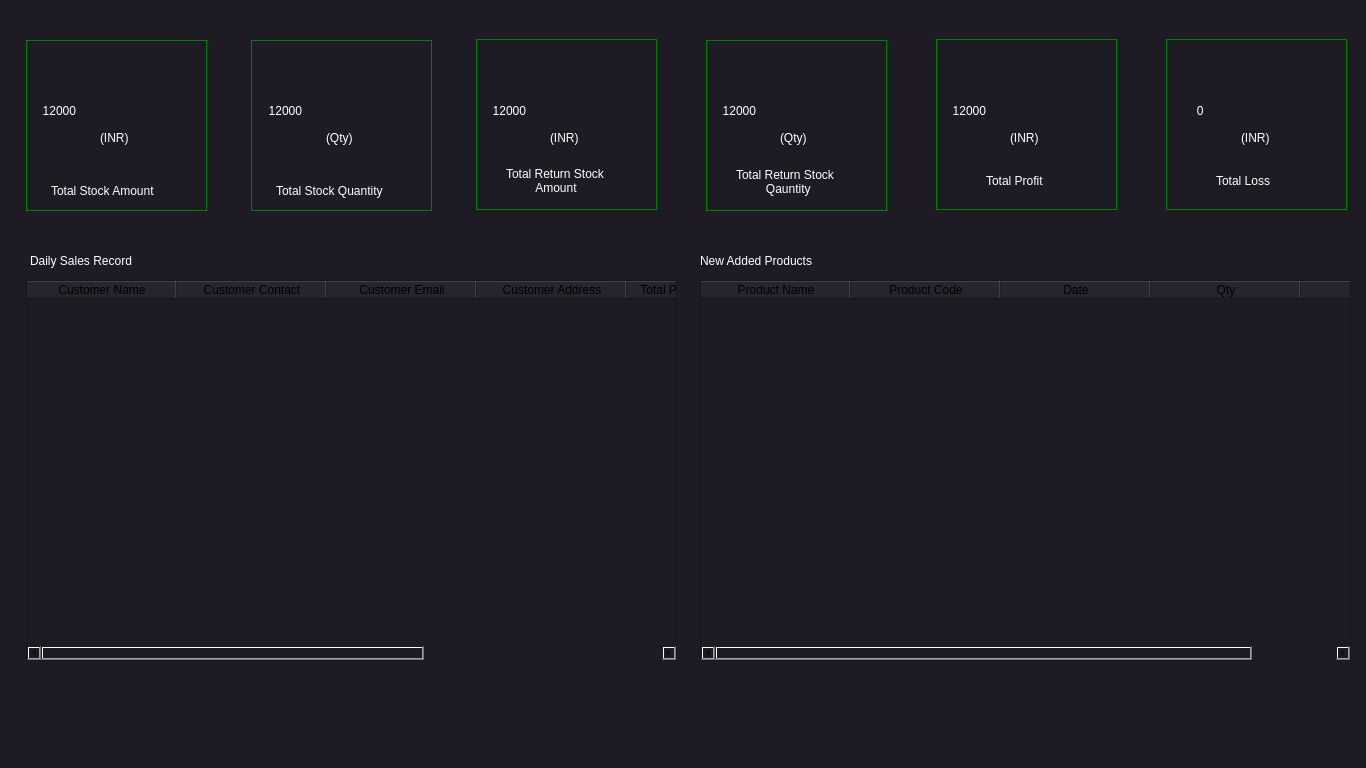
<?xml version="1.0" encoding="UTF-8"?>
<ui version="4.0">
 <class>Form</class>
 <widget class="QWidget" name="Form">
  <property name="geometry">
   <rect>
    <x>0</x>
    <y>0</y>
    <width>1366</width>
    <height>768</height>
   </rect>
  </property>
  <property name="maximumSize">
   <size>
    <width>1366</width>
    <height>768</height>
   </size>
  </property>
  <property name="windowTitle">
   <string>Form</string>
  </property>
  <property name="styleSheet">
   <string notr="true">background-color:  #1F1B24;</string>
  </property>
  <widget class="QLabel" name="label">
   <property name="geometry">
    <rect>
     <x>26</x>
     <y>40</y>
     <width>181</width>
     <height>171</height>
    </rect>
   </property>
   <property name="styleSheet">
    <string notr="true">color: white;
background-color:  #1F1B24;
border: 0.5px solid green;</string>
   </property>
   <property name="text">
    <string/>
   </property>
  </widget>
  <widget class="QLabel" name="label_2">
   <property name="geometry">
    <rect>
     <x>51</x>
     <y>180</y>
     <width>131</width>
     <height>21</height>
    </rect>
   </property>
   <property name="styleSheet">
    <string notr="true">color: rgb(255, 255, 255);
font: 11pt &quot;Segoe UI&quot;;</string>
   </property>
   <property name="text">
    <string>Total Stock Amount</string>
   </property>
  </widget>
  <widget class="QLabel" name="label_3">
   <property name="geometry">
    <rect>
     <x>36</x>
     <y>80</y>
     <width>161</width>
     <height>61</height>
    </rect>
   </property>
   <property name="styleSheet">
    <string notr="true">font: 700 28pt &quot;Segoe UI&quot;;
color: rgb(255, 255, 255);</string>
   </property>
   <property name="text">
    <string>  12000</string>
   </property>
  </widget>
  <widget class="QLabel" name="label_4">
   <property name="geometry">
    <rect>
     <x>100</x>
     <y>130</y>
     <width>31</width>
     <height>16</height>
    </rect>
   </property>
   <property name="styleSheet">
    <string notr="true">color: rgb(255, 255, 255);
font: 8pt &quot;Segoe UI&quot;;</string>
   </property>
   <property name="text">
    <string>(INR)</string>
   </property>
  </widget>
  <widget class="QLabel" name="label_5">
   <property name="geometry">
    <rect>
     <x>276</x>
     <y>180</y>
     <width>141</width>
     <height>21</height>
    </rect>
   </property>
   <property name="styleSheet">
    <string notr="true">color: rgb(255, 255, 255);
font: 11pt &quot;Segoe UI&quot;;</string>
   </property>
   <property name="text">
    <string>Total Stock Quantity</string>
   </property>
  </widget>
  <widget class="QLabel" name="label_8">
   <property name="geometry">
    <rect>
     <x>251</x>
     <y>40</y>
     <width>181</width>
     <height>171</height>
    </rect>
   </property>
   <property name="styleSheet">
    <string notr="true">color: white;
background-color:  #1F1B24;
border: 0.5px solid green;</string>
   </property>
   <property name="text">
    <string/>
   </property>
  </widget>
  <widget class="QLabel" name="label_10">
   <property name="geometry">
    <rect>
     <x>506</x>
     <y>160</y>
     <width>131</width>
     <height>41</height>
    </rect>
   </property>
   <property name="styleSheet">
    <string notr="true">color: rgb(255, 255, 255);
font: 11pt &quot;Segoe UI&quot;;</string>
   </property>
   <property name="text">
    <string>Total Return Stock 
         Amount</string>
   </property>
  </widget>
  <widget class="QLabel" name="label_11">
   <property name="geometry">
    <rect>
     <x>476</x>
     <y>39</y>
     <width>181</width>
     <height>171</height>
    </rect>
   </property>
   <property name="styleSheet">
    <string notr="true">color: white;
background-color:  #1F1B24;
border: 0.5px solid green;</string>
   </property>
   <property name="text">
    <string/>
   </property>
  </widget>
  <widget class="QLabel" name="label_13">
   <property name="geometry">
    <rect>
     <x>736</x>
     <y>161</y>
     <width>131</width>
     <height>41</height>
    </rect>
   </property>
   <property name="styleSheet">
    <string notr="true">color: rgb(255, 255, 255);
font: 11pt &quot;Segoe UI&quot;;</string>
   </property>
   <property name="text">
    <string>Total Return Stock 
         Qauntity</string>
   </property>
  </widget>
  <widget class="QLabel" name="label_16">
   <property name="geometry">
    <rect>
     <x>706</x>
     <y>40</y>
     <width>181</width>
     <height>171</height>
    </rect>
   </property>
   <property name="styleSheet">
    <string notr="true">color: white;
background-color:  #1F1B24;
border: 0.5px solid green;</string>
   </property>
   <property name="text">
    <string/>
   </property>
  </widget>
  <widget class="QLabel" name="label_17">
   <property name="geometry">
    <rect>
     <x>936</x>
     <y>39</y>
     <width>181</width>
     <height>171</height>
    </rect>
   </property>
   <property name="styleSheet">
    <string notr="true">color: white;
background-color:  #1F1B24;
border: 0.5px solid green;</string>
   </property>
   <property name="text">
    <string/>
   </property>
  </widget>
  <widget class="QLabel" name="label_18">
   <property name="geometry">
    <rect>
     <x>986</x>
     <y>160</y>
     <width>81</width>
     <height>41</height>
    </rect>
   </property>
   <property name="styleSheet">
    <string notr="true">color: rgb(255, 255, 255);
font: 11pt &quot;Segoe UI&quot;;</string>
   </property>
   <property name="text">
    <string>Total Profit</string>
   </property>
  </widget>
  <widget class="QLabel" name="label_22">
   <property name="geometry">
    <rect>
     <x>1166</x>
     <y>39</y>
     <width>181</width>
     <height>171</height>
    </rect>
   </property>
   <property name="styleSheet">
    <string notr="true">color: white;
background-color:  #1F1B24;
border: 0.5px solid green;</string>
   </property>
   <property name="text">
    <string/>
   </property>
  </widget>
  <widget class="QLabel" name="label_24">
   <property name="geometry">
    <rect>
     <x>1216</x>
     <y>160</y>
     <width>81</width>
     <height>41</height>
    </rect>
   </property>
   <property name="styleSheet">
    <string notr="true">color: rgb(255, 255, 255);
font: 11pt &quot;Segoe UI&quot;;</string>
   </property>
   <property name="text">
    <string>Total Loss</string>
   </property>
  </widget>
  <widget class="QLabel" name="label_6">
   <property name="geometry">
    <rect>
     <x>326</x>
     <y>130</y>
     <width>31</width>
     <height>16</height>
    </rect>
   </property>
   <property name="styleSheet">
    <string notr="true">color: rgb(255, 255, 255);
font: 8pt &quot;Segoe UI&quot;;</string>
   </property>
   <property name="text">
    <string>(Qty)</string>
   </property>
  </widget>
  <widget class="QLabel" name="label_7">
   <property name="geometry">
    <rect>
     <x>262</x>
     <y>80</y>
     <width>161</width>
     <height>61</height>
    </rect>
   </property>
   <property name="styleSheet">
    <string notr="true">font: 700 28pt &quot;Segoe UI&quot;;
color: rgb(255, 255, 255);</string>
   </property>
   <property name="text">
    <string>  12000</string>
   </property>
  </widget>
  <widget class="QLabel" name="label_25">
   <property name="geometry">
    <rect>
     <x>486</x>
     <y>80</y>
     <width>161</width>
     <height>61</height>
    </rect>
   </property>
   <property name="styleSheet">
    <string notr="true">font: 700 28pt &quot;Segoe UI&quot;;
color: rgb(255, 255, 255);</string>
   </property>
   <property name="text">
    <string>  12000</string>
   </property>
  </widget>
  <widget class="QLabel" name="label_26">
   <property name="geometry">
    <rect>
     <x>550</x>
     <y>130</y>
     <width>31</width>
     <height>16</height>
    </rect>
   </property>
   <property name="styleSheet">
    <string notr="true">color: rgb(255, 255, 255);
font: 8pt &quot;Segoe UI&quot;;</string>
   </property>
   <property name="text">
    <string>(INR)</string>
   </property>
  </widget>
  <widget class="QLabel" name="label_27">
   <property name="geometry">
    <rect>
     <x>716</x>
     <y>80</y>
     <width>161</width>
     <height>61</height>
    </rect>
   </property>
   <property name="styleSheet">
    <string notr="true">font: 700 28pt &quot;Segoe UI&quot;;
color: rgb(255, 255, 255);</string>
   </property>
   <property name="text">
    <string>  12000</string>
   </property>
  </widget>
  <widget class="QLabel" name="label_28">
   <property name="geometry">
    <rect>
     <x>780</x>
     <y>130</y>
     <width>31</width>
     <height>16</height>
    </rect>
   </property>
   <property name="styleSheet">
    <string notr="true">color: rgb(255, 255, 255);
font: 8pt &quot;Segoe UI&quot;;</string>
   </property>
   <property name="text">
    <string>(Qty)</string>
   </property>
  </widget>
  <widget class="QLabel" name="label_29">
   <property name="geometry">
    <rect>
     <x>946</x>
     <y>80</y>
     <width>161</width>
     <height>61</height>
    </rect>
   </property>
   <property name="styleSheet">
    <string notr="true">font: 700 28pt &quot;Segoe UI&quot;;
color: rgb(255, 255, 255);</string>
   </property>
   <property name="text">
    <string>  12000</string>
   </property>
  </widget>
  <widget class="QLabel" name="label_30">
   <property name="geometry">
    <rect>
     <x>1010</x>
     <y>130</y>
     <width>31</width>
     <height>16</height>
    </rect>
   </property>
   <property name="styleSheet">
    <string notr="true">color: rgb(255, 255, 255);
font: 8pt &quot;Segoe UI&quot;;</string>
   </property>
   <property name="text">
    <string>(INR)</string>
   </property>
  </widget>
  <widget class="QLabel" name="label_31">
   <property name="geometry">
    <rect>
     <x>1177</x>
     <y>80</y>
     <width>161</width>
     <height>61</height>
    </rect>
   </property>
   <property name="styleSheet">
    <string notr="true">font: 700 28pt &quot;Segoe UI&quot;;
color: rgb(255, 255, 255);</string>
   </property>
   <property name="text">
    <string>      0</string>
   </property>
  </widget>
  <widget class="QLabel" name="label_32">
   <property name="geometry">
    <rect>
     <x>1241</x>
     <y>130</y>
     <width>31</width>
     <height>16</height>
    </rect>
   </property>
   <property name="styleSheet">
    <string notr="true">color: rgb(255, 255, 255);
font: 8pt &quot;Segoe UI&quot;;</string>
   </property>
   <property name="text">
    <string>(INR)</string>
   </property>
  </widget>
  <widget class="QTableWidget" name="tableWidget">
   <property name="geometry">
    <rect>
     <x>26</x>
     <y>280</y>
     <width>651</width>
     <height>381</height>
    </rect>
   </property>
   <property name="font">
    <font>
     <family>Segoe UI</family>
     <pointsize>9</pointsize>
     <italic>false</italic>
     <bold>false</bold>
    </font>
   </property>
   <property name="styleSheet">
    <string notr="true">background-color:  #1F1B24;
selection-color: rgb(52, 52, 52);
font: 9pt &quot;Segoe UI&quot;;</string>
   </property>
   <property name="verticalScrollMode">
    <enum>QAbstractItemView::ScrollPerPixel</enum>
   </property>
   <property name="horizontalScrollMode">
    <enum>QAbstractItemView::ScrollPerPixel</enum>
   </property>
   <property name="gridStyle">
    <enum>Qt::SolidLine</enum>
   </property>
   <attribute name="horizontalHeaderDefaultSectionSize">
    <number>150</number>
   </attribute>
   <attribute name="horizontalHeaderShowSortIndicator" stdset="0">
    <bool>false</bool>
   </attribute>
   <attribute name="verticalHeaderVisible">
    <bool>true</bool>
   </attribute>
   <column>
    <property name="text">
     <string>Customer Name</string>
    </property>
   </column>
   <column>
    <property name="text">
     <string>Customer Contact</string>
    </property>
   </column>
   <column>
    <property name="text">
     <string>Customer Email</string>
    </property>
   </column>
   <column>
    <property name="text">
     <string>Customer Address</string>
    </property>
   </column>
   <column>
    <property name="text">
     <string>Total Purchase Amount</string>
    </property>
   </column>
   <column>
    <property name="text">
     <string>Bill Number</string>
    </property>
   </column>
   <column>
    <property name="text">
     <string>Date</string>
    </property>
   </column>
  </widget>
  <widget class="QTableWidget" name="tableWidget_2">
   <property name="geometry">
    <rect>
     <x>700</x>
     <y>280</y>
     <width>651</width>
     <height>381</height>
    </rect>
   </property>
   <property name="font">
    <font>
     <family>Segoe UI</family>
     <pointsize>9</pointsize>
     <italic>false</italic>
     <bold>false</bold>
    </font>
   </property>
   <property name="styleSheet">
    <string notr="true">background-color:  #1F1B24;
selection-color: rgb(52, 52, 52);
font: 9pt &quot;Segoe UI&quot;;</string>
   </property>
   <property name="verticalScrollMode">
    <enum>QAbstractItemView::ScrollPerPixel</enum>
   </property>
   <property name="horizontalScrollMode">
    <enum>QAbstractItemView::ScrollPerPixel</enum>
   </property>
   <property name="gridStyle">
    <enum>Qt::SolidLine</enum>
   </property>
   <attribute name="horizontalHeaderDefaultSectionSize">
    <number>150</number>
   </attribute>
   <attribute name="horizontalHeaderShowSortIndicator" stdset="0">
    <bool>false</bool>
   </attribute>
   <attribute name="verticalHeaderVisible">
    <bool>true</bool>
   </attribute>
   <column>
    <property name="text">
     <string>Product Name</string>
    </property>
   </column>
   <column>
    <property name="text">
     <string>Product Code</string>
    </property>
   </column>
   <column>
    <property name="text">
     <string>Date</string>
    </property>
   </column>
   <column>
    <property name="text">
     <string>Qty</string>
    </property>
   </column>
   <column>
    <property name="text">
     <string>Sale Rate</string>
    </property>
   </column>
  </widget>
  <widget class="QLabel" name="label_9">
   <property name="geometry">
    <rect>
     <x>30</x>
     <y>250</y>
     <width>141</width>
     <height>21</height>
    </rect>
   </property>
   <property name="styleSheet">
    <string notr="true">color: rgb(255, 255, 255);
font: 11pt &quot;Segoe UI&quot;;</string>
   </property>
   <property name="text">
    <string>Daily Sales Record</string>
   </property>
  </widget>
  <widget class="QLabel" name="label_12">
   <property name="geometry">
    <rect>
     <x>700</x>
     <y>250</y>
     <width>141</width>
     <height>21</height>
    </rect>
   </property>
   <property name="styleSheet">
    <string notr="true">color: rgb(255, 255, 255);
font: 11pt &quot;Segoe UI&quot;;</string>
   </property>
   <property name="text">
    <string>New Added Products</string>
   </property>
  </widget>
  <zorder>label_22</zorder>
  <zorder>label_16</zorder>
  <zorder>label_11</zorder>
  <zorder>label_8</zorder>
  <zorder>label</zorder>
  <zorder>label_2</zorder>
  <zorder>label_3</zorder>
  <zorder>label_4</zorder>
  <zorder>label_5</zorder>
  <zorder>label_10</zorder>
  <zorder>label_13</zorder>
  <zorder>label_17</zorder>
  <zorder>label_18</zorder>
  <zorder>label_24</zorder>
  <zorder>label_7</zorder>
  <zorder>label_6</zorder>
  <zorder>label_25</zorder>
  <zorder>label_26</zorder>
  <zorder>label_27</zorder>
  <zorder>label_28</zorder>
  <zorder>label_29</zorder>
  <zorder>label_30</zorder>
  <zorder>label_31</zorder>
  <zorder>label_32</zorder>
  <zorder>tableWidget</zorder>
  <zorder>tableWidget_2</zorder>
  <zorder>label_9</zorder>
  <zorder>label_12</zorder>
 </widget>
 <resources/>
 <connections/>
</ui>
